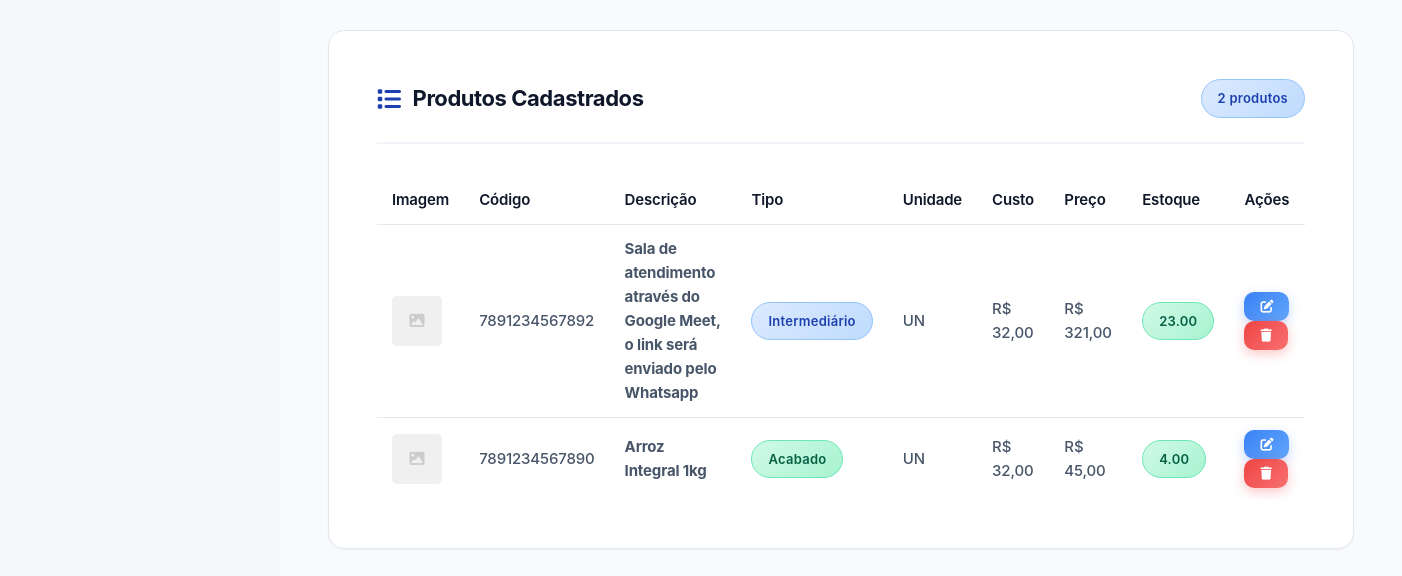
The app's page /views/products/index.php (signed in, lower part), older data.
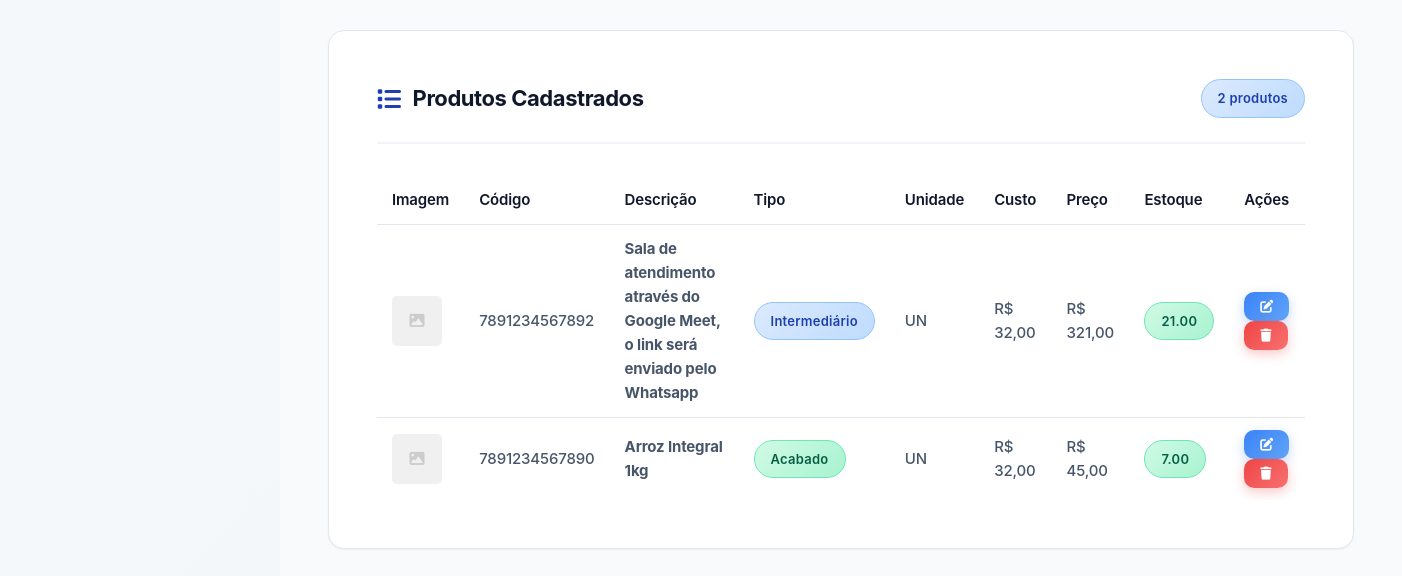
The same page, newer data.
### tables this page shows
CREATE TABLE products (
            id INTEGER PRIMARY KEY AUTOINCREMENT,
            barcode TEXT UNIQUE NOT NULL,
            description TEXT NOT NULL,
            cost REAL NOT NULL,
            price REAL NOT NULL,
            stock REAL DEFAULT 0,
            min_stock REAL DEFAULT 0,
            unit TEXT NOT NULL,
            type TEXT NOT NULL,
            image TEXT,
            created_at DATETIME DEFAULT CURRENT_TIMESTAMP,
            updated_at DATETIME DEFAULT CURRENT_TIMESTAMP
        , category TEXT, brand TEXT, supplier TEXT, max_stock REAL, notes TEXT, status TEXT DEFAULT "active", user_id INTEGER NOT NULL DEFAULT 1);

### config/config.php (called while the page is built, shortened)
<?php
function formatMoney($value) {
    return 'R$ ' . number_format($value, 2, ',', '.');
}
?>

### views/products/index.php (the view, shortened to what this page needs)
<?php
require_once __DIR__ . '/../../config/config.php';
$db = Database::getInstance()->getConnection();
$products = $db->query("SELECT * FROM products ORDER BY created_at DESC")->fetchAll(PDO::FETCH_ASSOC);
?>
<?php include __DIR__ . '/../../components/header.php'; ?>
<div class="main-layout">
    <div class="content-wrapper">
        <main class="main-content">
            <div class="card">
                <div class="card-header">
                    <h3><i class="fas fa-list"></i> Produtos Cadastrados</h3>
                    <span class="badge badge-info" id="totalProducts"><?php echo count($products); ?> produtos</span>
                </div>
                <div class="table-responsive">
                    <table class="table">
                        <thead>
                            <tr>
                                <th>Imagem</th>
                                <th>Código</th>
                                <th>Descrição</th>
                                <th>Tipo</th>
                                <th>Unidade</th>
                                <th>Custo</th>
                                <th>Preço</th>
                                <th>Estoque</th>
                                <th>Ações</th>
                            </tr>
                        </thead>
                        <tbody id="productsTableBody">
                            <?php foreach ($products as $product): ?>
                                <tr>
                                    <td>
                                        <?php if ($product['image']): ?>
                                            <img src="<?php echo BASE_URL . $product['image']; ?>" style="width: 50px; height: 50px; object-fit: cover; border-radius: 5px;">
                                        <?php else: ?>
                                            <div style="width: 50px; height: 50px; background: #f0f0f0; border-radius: 5px; display: flex; align-items: center; justify-content: center;">
                                                <i class="fas fa-image" style="color: #ccc;"></i>
                                            </div>
                                        <?php endif; ?>
                                    </td>
                                    <td><?php echo htmlspecialchars($product['barcode']); ?></td>
                                    <td><strong><?php echo htmlspecialchars($product['description']); ?></strong></td>
                                    <td>
                                        <?php
                                        $types = ['finished' => 'Acabado', 'intermediate' => 'Intermediário', 'supply' => 'Insumo'];
                                        $badges = ['finished' => 'success', 'intermediate' => 'info', 'supply' => 'warning'];
                                        ?>
                                        <span class="badge badge-<?php echo $badges[$product['type']]; ?>">
                                            <?php echo $types[$product['type']]; ?>
                                        </span>
                                    </td>
                                    <td><?php echo strtoupper($product['unit']); ?></td>
                                    <td><?php echo formatMoney($product['cost']); ?></td>
                                    <td><?php echo formatMoney($product['price']); ?></td>
                                    <td>
                                        <?php
                                        $stockClass = $product['stock'] <= $product['min_stock'] ? 'badge-danger' : 'badge-success';
                                        ?>
                                        <span class="badge <?php echo $stockClass; ?>">
                                            <?php echo number_format($product['stock'], 2); ?>
                                        </span>
                                    </td>
                                    <td>
                                        <button class="btn btn-info btn-sm" onclick='editarProduto(<?php echo json_encode($product); ?>)' title="Editar">
                                            <i class="fas fa-edit"></i>
                                        </button>
                                        <button class="btn btn-danger btn-sm" onclick="excluirProduto(<?php echo $product['id']; ?>)" title="Excluir">
                                            <i class="fas fa-trash"></i>
                                        </button>
                                    </td>
                                </tr>
                            <?php endforeach; ?>
                        </tbody>
                    </table>
                </div>
            </div>
        </main>
    </div>
</div>
<?php include __DIR__ . '/../../components/footer.php'; ?>

Row changes from the older to the newer data that the page shows:
changed products "Sala de atendimento através do Google Meet, o link será enviado pelo Whatsapp": stock "23.00" → "21.00"
changed products "Arroz Integral 1kg": stock "4.00" → "7.00"
